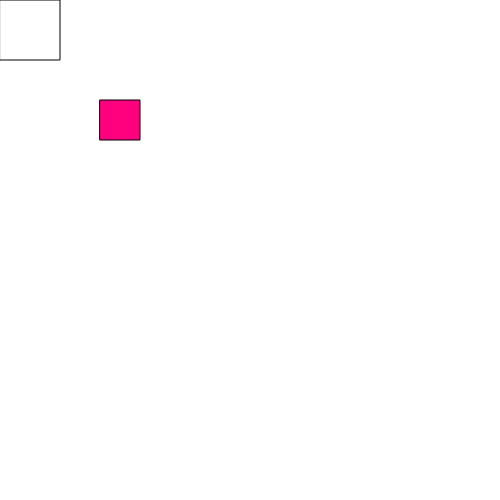
Frame 1 (no input)
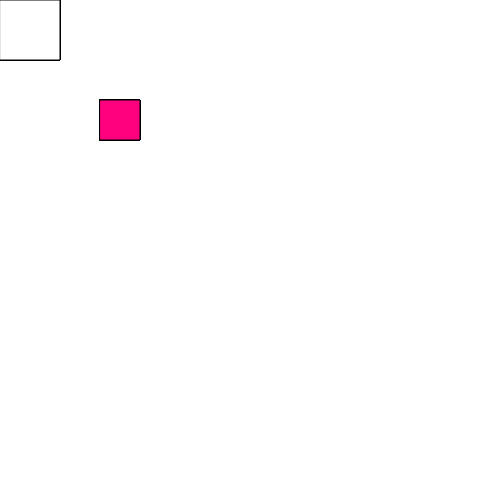
Frame 60 (no input)
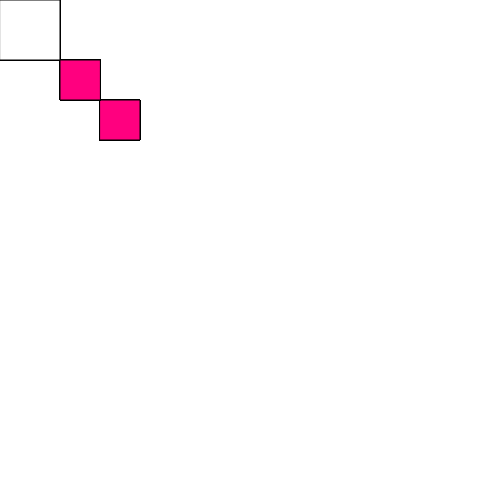
Frame 120 (the mouse pressed at the canvas centre since frame 60)

The p5.js sketch that drew these frames (run headless with seeded random() and noise() and a simulated clock; from frame 60 on, the mouse is pressed at the canvas centre):

// p5.js sketch
// ── sketch.js
var rotAmount = 0;

function setup(){

  createCanvas(500,500);
}

function draw(){

  push(); //NEW DRAWING MATRIX
  //Everything inside the push() and pop() calls is on a separate drawing matrix
  //This includes geometry transforms and graphic styles
    fill(255,0,127);

    //Move the entire new matrix down to the handle point
    translate(100,100);

    rotAmount = map(mouseX, 0, width, 0, 2*PI);
    rotate(rotAmount);

    //draw the geometry at (0,0) relative to the new matrix
    rect(0,0,40,40);
    
  pop(); //END DRAWING MATRIX

  rect(0,0,60,60);


}
